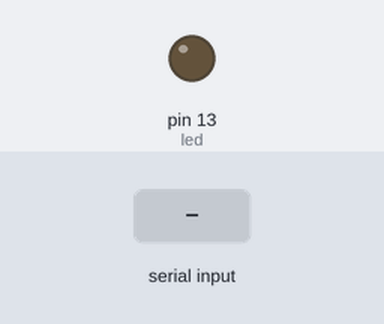
A sketch run on a simulated Arduino Uno, built with avr-gcc and run on an emulated ATmega328P. Shown: output pins drawn as LEDs (lit = HIGH). The inputs (shaded band) are chosen by the test bench.

Above: at 1.2 s.
1.3 s: "1" received over the second serial link
At 2.2 s:
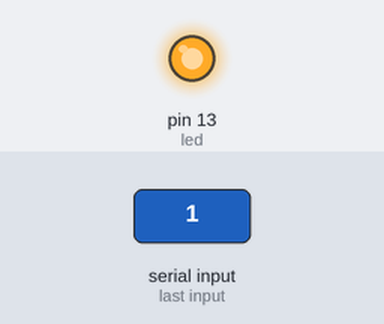
2.8 s: "2" received over the second serial link
At 3.4 s:
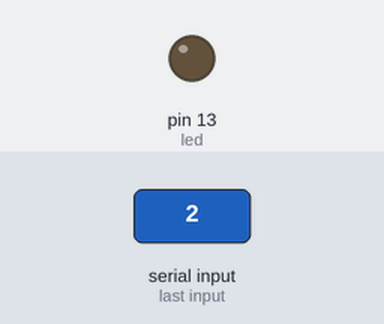
Timing chart, 0 to 5.8 s (numbered marks = the images above; inputs shaded):
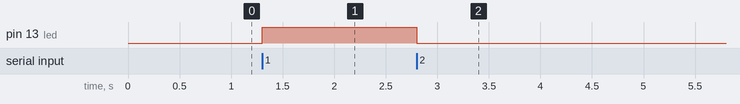

The sketch:

punto_5.2.ino
```cpp
//Punto 5.2
#include <SoftwareSerial.h> //Librería para comunicarse con el HC 06

SoftwareSerial BT(10, 11); //Nombre de los pines
char data; //Se representa el texto en forma de dato
int led = 13; //Nombre del pin

void setup() {
  BT.begin(9600); //Se inicializa la comunicación con el HC 06
  pinMode(led, OUTPUT); //Se inicializa el pin para que saque la información

}

void loop() {
  if (BT.available()) { //El HC 06 evalúa la información
    data = BT.read(); //El char será lo que el HC 06 lea

    if (data == '1') //Si el HC 06 lee un texto de 1
      digitalWrite(led, HIGH); //El pin 13 saca una señal PWM 1

    if (data == '2') //Si el HC 06 lee un texto de 2
      digitalWrite(led, LOW); //El pin 13 saca una señal PWM 0

  }
}
//Prueba física: https://youtube.com/shorts/bhuxLMzLDrc?feature=share
```

Measured:
- after the input at 1.3 s, pin 13 (led): LOW → HIGH at once
- after the input at 2.8 s, pin 13 (led): HIGH → LOW at once
